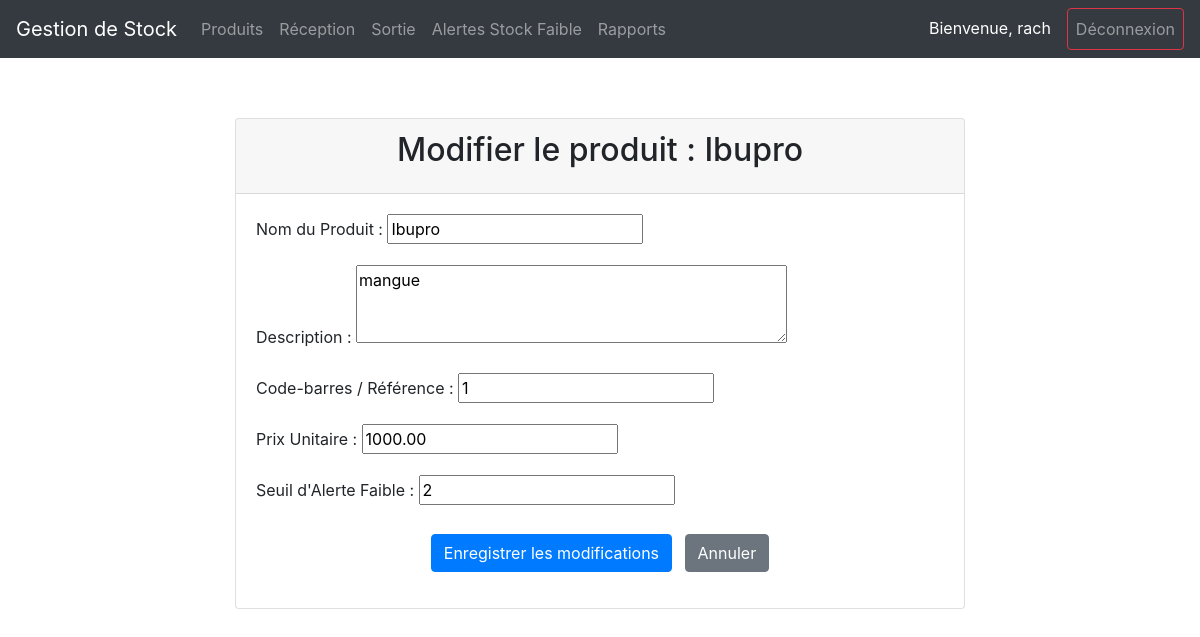
/products/edit/2/ (signed in), run on the app's committed database.
### inventory/models.py (models this page shows, shortened)
class Produit(models.Model):
    nom = models.CharField(max_length=200)
    description = models.TextField(blank=True, null=True)
    code_barre = models.CharField(max_length=100, unique=True)
    prix_unitaire = models.DecimalField(max_digits=10, decimal_places=2)
    quantite_actuelle = models.IntegerField(default=0, editable=False) # editable=False cache ce champ dans les formulaires admin par défaut
    seuil_alerte_faible = models.IntegerField(default=10)
    categorie = models.ForeignKey(Categorie, on_delete=models.SET_NULL, null=True, blank=True)
    class Meta:
        verbose_name_plural = "Produits"

### inventory/views.py (the view)
# urls.py: path('products/edit/<int:pk>/', views.product_edit_view, name='product_edit'),
@permission_required('inventory.change_produit', raise_exception=True)
def product_edit_view(request, pk):
    product = get_object_or_404(Produit, pk=pk)
    if request.method == 'POST':
        form = ProduitForm(request.POST, instance=product)
        if form.is_valid():
            form.save()
            messages.success(request, f"Le produit '{product.nom}' a été mis à jour avec succès.")
            return redirect('product_list')
    else:
        form = ProduitForm(instance=product)
    context = {
        'form': form,
        'product': product,
    }
    return render(request, 'inventory/product_form.html', context)

### inventory/forms.py
class ProduitForm(forms.ModelForm):
    class Meta:
        model = Produit
        fields = ['nom', 'description', 'code_barre', 'prix_unitaire', 'seuil_alerte_faible']
        widgets = {
            'description': forms.Textarea(attrs={'rows': 3}),
            'code_barre': forms.TextInput(attrs={'placeholder': 'Entrez le code-barres unique'}),
            'prix_unitaire': forms.NumberInput(attrs={'step': '0.01'}),
            'seuil_alerte_faible': forms.NumberInput(attrs={'min': '0'}),
        }
        labels = {
            'nom': 'Nom du Produit',
            'description': 'Description',
            'code_barre': 'Code-barres / Référence',
            'prix_unitaire': 'Prix Unitaire',
            'seuil_alerte_faible': 'Seuil d\'Alerte Faible',
        }

### inventory/templates/inventory/product_form.html (shortened to what this page needs)
{% extends 'inventory/base.html' %}
{% block content %}
<div class="row justify-content-center">
    <div class="col-md-8">
        <div class="card mt-4">
            <div class="card-header">
                <h2 class="card-title text-center">
                    {% if form.instance.pk %}Modifier le produit : {{ form.instance.nom }}{% else %}Ajouter un nouveau produit{% endif %}
                </h2>
            </div>
            <div class="card-body">
                <form method="post">
                    {{ form.as_p }}
                    <div class="form-group text-center mt-4">
                        <button type="submit" class="btn btn-primary">
                            {% if form.instance.pk %}Enregistrer les modifications{% else %}Ajouter le produit{% endif %}
                        </button>
                        <a href="{% url 'product_list' %}" class="btn btn-secondary ml-2">Annuler</a>
                    </div>
                </form>
            </div>
        </div>
    </div>
</div>
{% endblock %}

### inventory/templates/inventory/base.html (shortened to what this page needs)
<!DOCTYPE html>
<html lang="fr">
<head>
    <link rel="stylesheet" href="https://stackpath.bootstrapcdn.com/bootstrap/4.5.2/css/bootstrap.min.css">
</head>
<body>
    <nav class="navbar navbar-expand-lg navbar-dark bg-dark fixed-top">
        <a class="navbar-brand" href="{% url 'home' %}">Gestion de Stock</a>
        <div class="collapse navbar-collapse" id="navbarNav">
            <ul class="navbar-nav mr-auto">
                <li class="nav-item">
                    <a class="nav-link" href="{% url 'product_list' %}">Produits</a>
                </li>
                <li class="nav-item">
                    <a class="nav-link" href="{% url 'stock_in' %}">Réception</a>
                </li>
                <li class="nav-item">
                    <a class="nav-link" href="{% url 'stock_out' %}">Sortie</a>
                </li>
                <li class="nav-item">
                    <a class="nav-link" href="{% url 'alert_list' %}">Alertes Stock Faible</a>
                </li>
                <li class="nav-item">
                    <a class="nav-link" href="{% url 'report_generation' %}">Rapports</a>
                </li>
            </ul>
            <ul class="navbar-nav ml-auto">
                {% if user.is_authenticated %}
                    <li class="nav-item">
                        <span class="navbar-text text-white mr-3">Bienvenue, {{ user.username }}</span>
                    </li>
                    <li class="nav-item">
                        <a class="nav-link btn btn-outline-danger" href="{% url 'logout' %}">Déconnexion</a>
                    </li>
                {% else %}
                    <li class="nav-item">
                        <a class="nav-link btn btn-outline-success" href="{% url 'login' %}">Connexion</a>
                    </li>
                {% endif %}
            </ul>
        </div>
    </nav>
    <div class="container mt-4">
        {% block content %}
        {% endblock %}
    </div>
</body>
</html>

### inventory/templates/inventory/base.html (style rules this page uses)
body { padding-top: 70px; }

### data on the page
Produit: instance.nom "Ibupro", nom "Ibupro", description "mangue", code_barre "1", prix_unitaire "1000.00", seuil_alerte_faible "2"

### other printed values
{{ user.username }} "rach"
